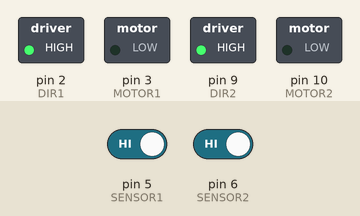
Recording of a sketch running on a simulated Arduino Uno, built with avr-gcc and run on an emulated ATmega328P. Parts: switched loads named in the sketch (green lamp = pin HIGH). Inputs (shaded band) come from the test bench; at power-on: pin 5 (SENSOR1) HIGH, pin 6 (SENSOR2) HIGH.

Above: at 1.2 s.
1.3 s: pin 5 (SENSOR1) driven LOW
At 1.6 s:
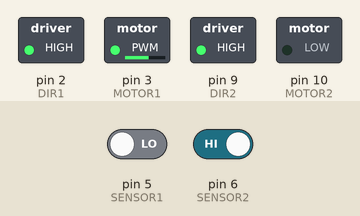
2.8 s: pin 6 (SENSOR2) driven LOW
At 4.0 s:
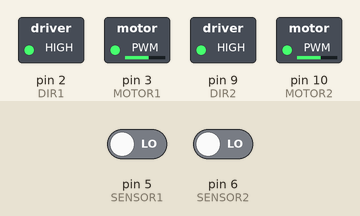
4.3 s: pin 5 (SENSOR1) driven HIGH
At 5.1 s:
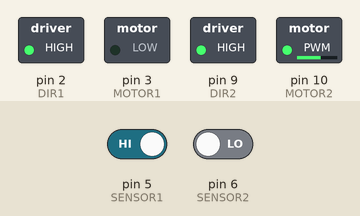
Timing chart, 0 to 7.3 s (numbered marks = the images above; inputs shaded):
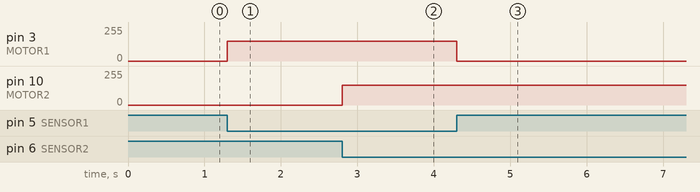

Measured:
- after the input at 1.3 s, pin 3 (MOTOR1): 0/255 → 150/255 at once
- after the input at 2.8 s, pin 10 (MOTOR2): 0/255 → 150/255 at once
- after the input at 4.3 s, pin 3 (MOTOR1): 150/255 → 0/255 at once

The sketch:

seguidorLinha.ino
```cpp
// Pino de velocidade do 1º motor (0 a 255). Porta ATV_A da ponte H.
const int MOTOR1 = 3;

// Pino de velocidade do 2º motor (0 a 255). Porta ATV_B ponte H.
const int MOTOR2 = 10;

// Pino de direção do 1º motor. HIGH para frente e LOW para trás.
const int DIR1 = 2;

// Pino de direção do 2º motor. HIGH para frente e LOW para trás.
const int DIR2 = 9;

// Pinos responsáveis pelos sensores
#define SENSOR1 5
#define SENSOR2 6
bool valorSensor1 = 0;
bool valorSensor2 = 0;

void setup() {

    // Motores e direções como saídas.
    pinMode(MOTOR1, OUTPUT);
    pinMode(MOTOR2, OUTPUT);
    pinMode(DIR1, OUTPUT);
    pinMode(DIR2, OUTPUT);

    // Direção inicial dos motores.
    digitalWrite(DIR1, HIGH);
    digitalWrite(DIR2, HIGH);

    // Pinos digitais dos sensores como entradas.
    pinMode(SENSOR1, INPUT);
    pinMode(SENSOR2, INPUT);

}

void loop() {

    valorSensor1 = digitalRead(SENSOR1);
    valorSensor2 = digitalRead(SENSOR2);

    if ((valorSensor1 == 0) && (valorSensor2 == 0)){
        analogWrite(MOTOR1, 150);
        analogWrite(MOTOR2, 150);
    }

    if ((valorSensor1 == 1) && (valorSensor2 == 0)){
        analogWrite(MOTOR1, 0);
        analogWrite(MOTOR2, 150);
    }

    if ((valorSensor1 == 0) && (valorSensor2 == 1)){
        analogWrite(MOTOR1, 150);
        analogWrite(MOTOR2, 0);
    }

}
```
